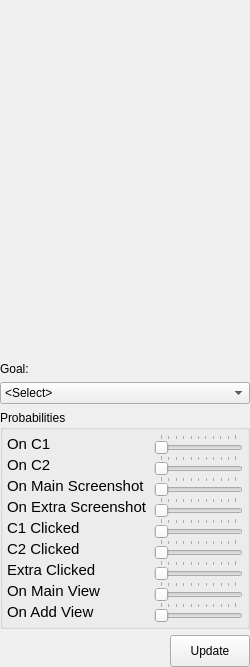
<?xml version="1.0" encoding="UTF-8"?>
<ui version="4.0">
 <class>ProbabilityWidget</class>
 <widget class="QWidget" name="ProbabilityWidget">
  <property name="geometry">
   <rect>
    <x>0</x>
    <y>0</y>
    <width>250</width>
    <height>667</height>
   </rect>
  </property>
  <property name="maximumSize">
   <size>
    <width>250</width>
    <height>16777215</height>
   </size>
  </property>
  <property name="windowTitle">
   <string>Form</string>
  </property>
  <layout class="QVBoxLayout" name="verticalLayout">
   <property name="margin">
    <number>0</number>
   </property>
   <item>
    <widget class="QStackedWidget" name="probabilityPlots">
     <property name="currentIndex">
      <number>0</number>
     </property>
     <widget class="QWidget" name="selectPlot">
      <layout class="QVBoxLayout" name="verticalLayout_2">
       <property name="margin">
        <number>0</number>
       </property>
       <item>
        <widget class="QLabel" name="probPlot">
         <property name="minimumSize">
          <size>
           <width>150</width>
           <height>150</height>
          </size>
         </property>
         <property name="maximumSize">
          <size>
           <width>250</width>
           <height>250</height>
          </size>
         </property>
         <property name="text">
          <string/>
         </property>
         <property name="scaledContents">
          <bool>true</bool>
         </property>
         <property name="buddy">
          <cstring>updateButton</cstring>
         </property>
        </widget>
       </item>
      </layout>
     </widget>
     <widget class="QWidget" name="detectPlot">
      <layout class="QVBoxLayout" name="verticalLayout_5">
       <property name="margin">
        <number>0</number>
       </property>
       <item>
        <widget class="QLabel" name="probPlot_2">
         <property name="minimumSize">
          <size>
           <width>150</width>
           <height>150</height>
          </size>
         </property>
         <property name="maximumSize">
          <size>
           <width>250</width>
           <height>250</height>
          </size>
         </property>
         <property name="text">
          <string/>
         </property>
         <property name="pixmap">
          <pixmap>:/probability/database_data/plots/prob/detect.png</pixmap>
         </property>
         <property name="scaledContents">
          <bool>true</bool>
         </property>
         <property name="buddy">
          <cstring>updateButton</cstring>
         </property>
        </widget>
       </item>
      </layout>
     </widget>
     <widget class="QWidget" name="mapPlot">
      <layout class="QVBoxLayout" name="verticalLayout_6">
       <property name="margin">
        <number>0</number>
       </property>
       <item>
        <widget class="QLabel" name="probPlot_3">
         <property name="minimumSize">
          <size>
           <width>150</width>
           <height>150</height>
          </size>
         </property>
         <property name="maximumSize">
          <size>
           <width>250</width>
           <height>250</height>
          </size>
         </property>
         <property name="text">
          <string/>
         </property>
         <property name="pixmap">
          <pixmap>:/probability/database_data/plots/prob/mapping.png</pixmap>
         </property>
         <property name="scaledContents">
          <bool>true</bool>
         </property>
         <property name="buddy">
          <cstring>updateButton</cstring>
         </property>
        </widget>
       </item>
      </layout>
     </widget>
     <widget class="QWidget" name="navigatePlot">
      <layout class="QVBoxLayout" name="verticalLayout_4">
       <property name="margin">
        <number>0</number>
       </property>
       <item>
        <widget class="QLabel" name="probPlot_4">
         <property name="minimumSize">
          <size>
           <width>150</width>
           <height>150</height>
          </size>
         </property>
         <property name="maximumSize">
          <size>
           <width>250</width>
           <height>250</height>
          </size>
         </property>
         <property name="text">
          <string/>
         </property>
         <property name="pixmap">
          <pixmap>:/probability/database_data/plots/prob/navigate.png</pixmap>
         </property>
         <property name="scaledContents">
          <bool>true</bool>
         </property>
         <property name="buddy">
          <cstring>updateButton</cstring>
         </property>
        </widget>
       </item>
      </layout>
     </widget>
     <widget class="QWidget" name="reviewPlot">
      <layout class="QVBoxLayout" name="verticalLayout_7">
       <property name="margin">
        <number>0</number>
       </property>
       <item>
        <widget class="QLabel" name="probPlot_5">
         <property name="minimumSize">
          <size>
           <width>150</width>
           <height>150</height>
          </size>
         </property>
         <property name="maximumSize">
          <size>
           <width>250</width>
           <height>250</height>
          </size>
         </property>
         <property name="text">
          <string/>
         </property>
         <property name="pixmap">
          <pixmap>:/probability/database_data/plots/prob/review.png</pixmap>
         </property>
         <property name="scaledContents">
          <bool>true</bool>
         </property>
         <property name="buddy">
          <cstring>updateButton</cstring>
         </property>
        </widget>
       </item>
      </layout>
     </widget>
     <widget class="QWidget" name="inspectPlot">
      <layout class="QVBoxLayout" name="verticalLayout_8">
       <property name="margin">
        <number>0</number>
       </property>
       <item>
        <widget class="QLabel" name="probPlot_6">
         <property name="minimumSize">
          <size>
           <width>150</width>
           <height>150</height>
          </size>
         </property>
         <property name="maximumSize">
          <size>
           <width>250</width>
           <height>250</height>
          </size>
         </property>
         <property name="text">
          <string/>
         </property>
         <property name="pixmap">
          <pixmap>:/probability/database_data/plots/prob/inspect.png</pixmap>
         </property>
         <property name="scaledContents">
          <bool>true</bool>
         </property>
         <property name="buddy">
          <cstring>updateButton</cstring>
         </property>
        </widget>
       </item>
      </layout>
     </widget>
     <widget class="QWidget" name="explorePlot">
      <layout class="QVBoxLayout" name="verticalLayout_9">
       <property name="margin">
        <number>0</number>
       </property>
       <item>
        <widget class="QLabel" name="probPlot_7">
         <property name="minimumSize">
          <size>
           <width>150</width>
           <height>150</height>
          </size>
         </property>
         <property name="maximumSize">
          <size>
           <width>250</width>
           <height>250</height>
          </size>
         </property>
         <property name="text">
          <string/>
         </property>
         <property name="pixmap">
          <pixmap>:/probability/database_data/plots/prob/explore.png</pixmap>
         </property>
         <property name="scaledContents">
          <bool>true</bool>
         </property>
         <property name="buddy">
          <cstring>updateButton</cstring>
         </property>
        </widget>
       </item>
      </layout>
     </widget>
    </widget>
   </item>
   <item>
    <widget class="QLabel" name="goalLabel">
     <property name="text">
      <string>Goal:</string>
     </property>
     <property name="buddy">
      <cstring>goalList</cstring>
     </property>
    </widget>
   </item>
   <item>
    <widget class="QComboBox" name="goalList">
     <item>
      <property name="text">
       <string>&lt;Select&gt;</string>
      </property>
     </item>
     <item>
      <property name="text">
       <string>Detect</string>
      </property>
     </item>
     <item>
      <property name="text">
       <string>Map</string>
      </property>
     </item>
     <item>
      <property name="text">
       <string>Navigate</string>
      </property>
     </item>
     <item>
      <property name="text">
       <string>Review status</string>
      </property>
     </item>
     <item>
      <property name="text">
       <string>Inspect current site</string>
      </property>
     </item>
     <item>
      <property name="text">
       <string>Explore</string>
      </property>
     </item>
    </widget>
   </item>
   <item>
    <widget class="QGroupBox" name="groupBox_2">
     <property name="title">
      <string>Probabilities</string>
     </property>
     <layout class="QGridLayout" name="gridLayout_2">
      <property name="verticalSpacing">
       <number>1</number>
      </property>
      <property name="margin">
       <number>4</number>
      </property>
      <item row="7" column="0">
       <widget class="QLabel" name="label_17">
        <property name="font">
         <font>
          <pointsize>11</pointsize>
         </font>
        </property>
        <property name="text">
         <string>On Main View</string>
        </property>
        <property name="wordWrap">
         <bool>true</bool>
        </property>
       </widget>
      </item>
      <item row="2" column="0">
       <widget class="QLabel" name="label_12">
        <property name="font">
         <font>
          <pointsize>11</pointsize>
         </font>
        </property>
        <property name="text">
         <string>On Main Screenshot</string>
        </property>
        <property name="wordWrap">
         <bool>true</bool>
        </property>
       </widget>
      </item>
      <item row="5" column="0">
       <widget class="QLabel" name="label_15">
        <property name="font">
         <font>
          <pointsize>11</pointsize>
         </font>
        </property>
        <property name="text">
         <string>C2 Clicked</string>
        </property>
        <property name="wordWrap">
         <bool>true</bool>
        </property>
       </widget>
      </item>
      <item row="6" column="0">
       <widget class="QLabel" name="label_16">
        <property name="font">
         <font>
          <pointsize>11</pointsize>
         </font>
        </property>
        <property name="text">
         <string>Extra Clicked</string>
        </property>
        <property name="wordWrap">
         <bool>true</bool>
        </property>
       </widget>
      </item>
      <item row="2" column="1">
       <widget class="QSlider" name="horizontalSlider_12">
        <property name="orientation">
         <enum>Qt::Horizontal</enum>
        </property>
        <property name="tickPosition">
         <enum>QSlider::TicksAbove</enum>
        </property>
        <property name="tickInterval">
         <number>10</number>
        </property>
       </widget>
      </item>
      <item row="4" column="1">
       <widget class="QSlider" name="horizontalSlider_14">
        <property name="orientation">
         <enum>Qt::Horizontal</enum>
        </property>
        <property name="tickPosition">
         <enum>QSlider::TicksAbove</enum>
        </property>
        <property name="tickInterval">
         <number>10</number>
        </property>
       </widget>
      </item>
      <item row="1" column="0">
       <widget class="QLabel" name="label_11">
        <property name="font">
         <font>
          <pointsize>11</pointsize>
         </font>
        </property>
        <property name="text">
         <string>On C2</string>
        </property>
        <property name="wordWrap">
         <bool>true</bool>
        </property>
       </widget>
      </item>
      <item row="4" column="0">
       <widget class="QLabel" name="label_14">
        <property name="font">
         <font>
          <pointsize>11</pointsize>
         </font>
        </property>
        <property name="text">
         <string>C1 Clicked</string>
        </property>
        <property name="wordWrap">
         <bool>true</bool>
        </property>
       </widget>
      </item>
      <item row="0" column="0">
       <widget class="QLabel" name="label_10">
        <property name="font">
         <font>
          <pointsize>11</pointsize>
         </font>
        </property>
        <property name="text">
         <string>On C1</string>
        </property>
        <property name="wordWrap">
         <bool>true</bool>
        </property>
       </widget>
      </item>
      <item row="8" column="1">
       <widget class="QSlider" name="horizontalSlider_18">
        <property name="orientation">
         <enum>Qt::Horizontal</enum>
        </property>
        <property name="tickPosition">
         <enum>QSlider::TicksAbove</enum>
        </property>
        <property name="tickInterval">
         <number>10</number>
        </property>
       </widget>
      </item>
      <item row="7" column="1">
       <widget class="QSlider" name="horizontalSlider_17">
        <property name="orientation">
         <enum>Qt::Horizontal</enum>
        </property>
        <property name="tickPosition">
         <enum>QSlider::TicksAbove</enum>
        </property>
        <property name="tickInterval">
         <number>10</number>
        </property>
       </widget>
      </item>
      <item row="6" column="1">
       <widget class="QSlider" name="horizontalSlider_16">
        <property name="orientation">
         <enum>Qt::Horizontal</enum>
        </property>
        <property name="tickPosition">
         <enum>QSlider::TicksAbove</enum>
        </property>
        <property name="tickInterval">
         <number>10</number>
        </property>
       </widget>
      </item>
      <item row="8" column="0">
       <widget class="QLabel" name="label_18">
        <property name="font">
         <font>
          <pointsize>11</pointsize>
         </font>
        </property>
        <property name="text">
         <string>On Add View</string>
        </property>
        <property name="wordWrap">
         <bool>true</bool>
        </property>
       </widget>
      </item>
      <item row="3" column="0">
       <widget class="QLabel" name="label_13">
        <property name="font">
         <font>
          <pointsize>11</pointsize>
         </font>
        </property>
        <property name="text">
         <string>On Extra Screenshot</string>
        </property>
        <property name="wordWrap">
         <bool>true</bool>
        </property>
       </widget>
      </item>
      <item row="5" column="1">
       <widget class="QSlider" name="horizontalSlider_15">
        <property name="orientation">
         <enum>Qt::Horizontal</enum>
        </property>
        <property name="tickPosition">
         <enum>QSlider::TicksAbove</enum>
        </property>
        <property name="tickInterval">
         <number>10</number>
        </property>
       </widget>
      </item>
      <item row="0" column="1">
       <widget class="QSlider" name="horizontalSlider_10">
        <property name="font">
         <font>
          <pointsize>10</pointsize>
         </font>
        </property>
        <property name="maximum">
         <number>100</number>
        </property>
        <property name="singleStep">
         <number>1</number>
        </property>
        <property name="orientation">
         <enum>Qt::Horizontal</enum>
        </property>
        <property name="tickPosition">
         <enum>QSlider::TicksAbove</enum>
        </property>
        <property name="tickInterval">
         <number>10</number>
        </property>
       </widget>
      </item>
      <item row="1" column="1">
       <widget class="QSlider" name="horizontalSlider_11">
        <property name="orientation">
         <enum>Qt::Horizontal</enum>
        </property>
        <property name="tickPosition">
         <enum>QSlider::TicksAbove</enum>
        </property>
        <property name="tickInterval">
         <number>10</number>
        </property>
       </widget>
      </item>
      <item row="3" column="1">
       <widget class="QSlider" name="horizontalSlider_13">
        <property name="orientation">
         <enum>Qt::Horizontal</enum>
        </property>
        <property name="tickPosition">
         <enum>QSlider::TicksAbove</enum>
        </property>
        <property name="tickInterval">
         <number>10</number>
        </property>
       </widget>
      </item>
     </layout>
    </widget>
   </item>
   <item>
    <layout class="QHBoxLayout" name="updateLayout">
     <property name="spacing">
      <number>0</number>
     </property>
     <property name="sizeConstraint">
      <enum>QLayout::SetDefaultConstraint</enum>
     </property>
     <item>
      <spacer name="horizontalSpacer">
       <property name="orientation">
        <enum>Qt::Horizontal</enum>
       </property>
       <property name="sizeType">
        <enum>QSizePolicy::MinimumExpanding</enum>
       </property>
       <property name="sizeHint" stdset="0">
        <size>
         <width>40</width>
         <height>10</height>
        </size>
       </property>
      </spacer>
     </item>
     <item>
      <widget class="QPushButton" name="updateButton">
       <property name="minimumSize">
        <size>
         <width>0</width>
         <height>32</height>
        </size>
       </property>
       <property name="text">
        <string>Update</string>
       </property>
      </widget>
     </item>
    </layout>
   </item>
  </layout>
 </widget>
 <resources/>
 <connections>
  <connection>
   <sender>goalList</sender>
   <signal>activated(int)</signal>
   <receiver>probabilityPlots</receiver>
   <slot>setCurrentIndex(int)</slot>
   <hints>
    <hint type="sourcelabel">
     <x>190</x>
     <y>293</y>
    </hint>
    <hint type="destinationlabel">
     <x>194</x>
     <y>238</y>
    </hint>
   </hints>
  </connection>
 </connections>
</ui>
